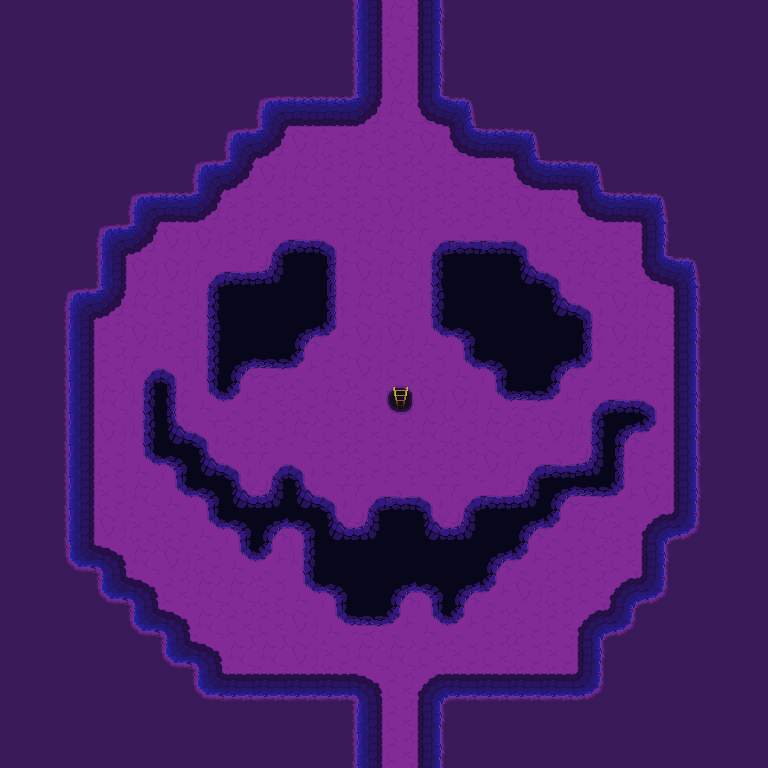

A level layout from a 2D game, rendered from its tile map. Below: a short description, then the map file with its tile-grid data intact:
An orthogonal 24x24 tile map with 32x32 px tiles, 1 tile layer (Tile Layer 1), 2 tilesets and 3 objects.

<map version="1.0" orientation="orthogonal" renderorder="right-down" width="24" height="24" tilewidth="32" tileheight="32" nextobjectid="39">
 <properties>
  <property name="BottomMap" value="Spirit_MineB2" />
  <property name="Name" value="Spirit_UpperZombiePit" />
    <property name="DeadMap" value="Spirit_Spirit_UpperZombiePit" />
    <property name="LivingMap" value="UpperZombiePit" />
 </properties>
 <tileset firstgid="1" source="../Tilesets/MineTileset.tsx" />
 <tileset firstgid="257" source="../Tilesets/PlaceObjects.tsx" />
 <layer name="Tile Layer 1" width="24" height="24">
  <data encoding="csv">
162,162,162,162,162,162,162,162,162,162,162,113,4,115,162,162,162,162,162,162,162,162,162,162,
162,162,162,162,162,162,162,162,162,162,162,113,18,161,162,162,162,162,162,162,162,162,162,162,
162,162,162,162,162,162,162,162,162,162,162,163,20,161,162,162,162,162,162,162,162,162,162,162,
162,162,162,162,162,162,162,162,97,178,178,179,4,177,99,162,162,162,162,162,162,162,162,162,
162,162,162,162,162,162,162,97,179,20,18,114,114,20,177,178,99,162,162,162,162,162,162,162,
162,162,162,162,162,162,97,179,20,4,114,4,114,18,114,18,177,98,99,162,162,162,162,162,
162,162,162,162,97,98,179,18,18,18,18,18,20,114,18,114,20,4,177,98,99,162,162,162,
162,162,162,97,179,20,20,114,49,34,51,4,4,49,50,50,51,114,18,114,115,162,162,162,
162,162,162,113,20,20,49,34,35,66,17,20,4,65,66,66,33,51,4,114,177,99,162,162,
162,162,97,179,4,114,65,66,66,66,17,4,18,19,66,66,66,33,51,20,4,115,162,162,
162,162,113,114,20,18,19,66,66,1,83,20,20,81,3,66,66,66,17,20,4,115,162,162,
162,162,163,114,49,51,65,1,2,83,114,20,114,18,81,3,66,1,83,18,18,161,162,162,
162,162,163,4,65,67,81,83,114,18,4,18,36,20,20,81,2,83,49,34,51,161,162,162,
162,162,163,20,65,33,51,18,18,4,114,114,114,4,18,4,114,20,19,1,83,161,162,162,
162,162,163,18,81,3,33,51,49,51,114,18,114,114,114,20,49,50,35,17,114,161,162,162,
162,162,113,18,4,81,3,33,35,33,51,49,50,51,49,34,35,1,2,83,20,161,162,162,
162,162,163,20,18,18,81,3,1,3,33,35,66,33,35,66,1,83,4,18,145,131,162,162,
162,162,129,147,4,20,18,81,83,65,66,66,66,66,66,1,83,18,114,114,161,162,162,162,
162,162,162,129,147,114,4,4,18,81,3,66,1,3,1,83,20,18,114,145,131,162,162,162,
162,162,162,162,129,147,4,114,114,20,81,82,83,81,83,114,18,114,145,131,162,162,162,162,
162,162,162,162,162,129,147,4,4,20,18,4,4,114,18,114,18,18,161,162,162,162,162,162,
162,162,162,162,162,162,129,146,146,146,130,147,114,145,146,146,146,146,131,162,162,162,162,162,
162,162,162,162,162,162,162,162,162,162,162,113,114,161,162,162,162,162,162,162,162,162,162,162,
162,162,162,162,162,162,162,162,162,162,162,113,114,161,162,162,162,162,162,162,162,162,162,162
</data>
 </layer>
 <objectgroup name="ObjectLayers">
  <object id="6" gid="257" x="320" y="416" width="32" height="32">
   <properties>
    <property name="ObjectName" value="Zombie" />
    <property name="When" value="not player_is_dead" />
   </properties>
  </object>
  <object id="37" x="352" y="416" width="32" height="32">
   <properties>
    <property name="PortalFrom" value="LowerLevel" />
   </properties>
  </object>
  <object id="38" x="384" y="384" width="32" height="32">
   <properties>
    <property name="PortalTo" value="Spirit_LowerZombiePit:UpperLevel" />
   </properties>
  </object>
 </objectgroup>
</map>
